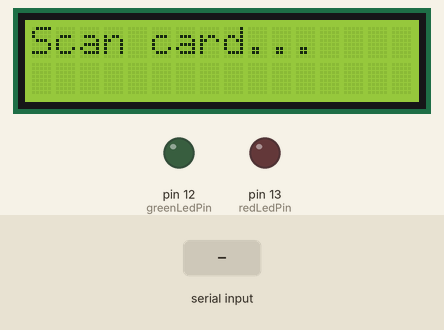
Simulated run of this sketch. Board: Arduino Uno, built with avr-gcc and run on an emulated ATmega328P. Parts: 16×2 character LCD, output pins drawn as LEDs (lit = HIGH). Dashed ring = blinking. The test bench sets the inputs (shaded band). What the sketch prints to the serial monitor is not drawn.

Above: at 1.2 s.
1.3 s: "1\n" received over Serial
At 2.8 s:
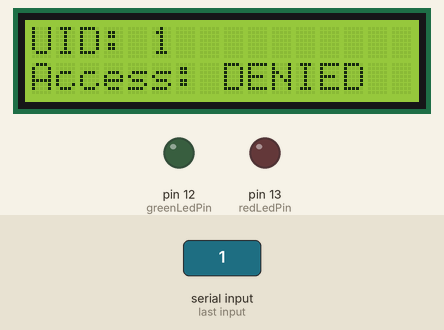
3.2 s: "0\n" received over Serial
At 3.28 s:
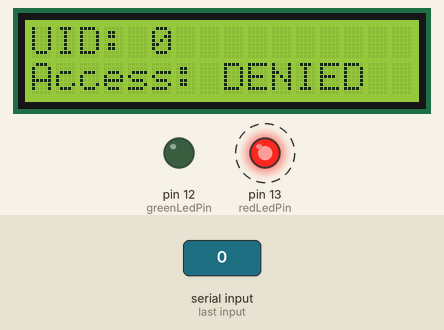
Timing chart, 0 to 6.2 s (numbered marks = the images above; inputs shaded):
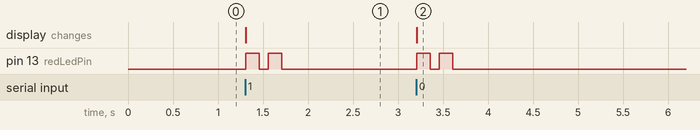

Measured:
- after the input at 1.3 s, pin 13 (redLedPin): alternates HIGH for 0.15 s and LOW for 0.10 s, 4 changes in all, then stays LOW, starting at once; the display: changes at once (image 1)
- after the input at 3.2 s, pin 13 (redLedPin): alternates HIGH for 0.15 s and LOW for 0.10 s, 4 changes in all, then stays LOW, starting at once; the display: changes at once (image 2)

The sketch:

arduino_nfc.ino
```cpp
#include <LiquidCrystal.h>

LiquidCrystal lcd(2, 3, 4, 5, 6, 7);

const int greenLedPin = 12;
const int redLedPin = 13;

#define MAX_UIDS 20
#define UID_LEN 8

// Зберігаємо дозволені UID в RAM як масив рядків (String)
String allowedUIDs[MAX_UIDS];
int allowedCount = 0;

void setup() {
  Serial.begin(9600);
  pinMode(greenLedPin, OUTPUT);
  pinMode(redLedPin, OUTPUT);
  lcd.begin(16, 2);
  lcd.print("Scan card...");
  Serial.println("Please scan your RFID TAG");

  // Початкові значення (можна залишити пустим)
  addAllowed("A1B2C3D4");
  addAllowed("CAFEBABE");
}

bool isAllowed(const String &uid) {
  for (int i = 0; i < allowedCount; ++i) {
    if (allowedUIDs[i] == uid) return true;
  }
  return false;
}

void indicateGranted() {
  digitalWrite(redLedPin, LOW);
  digitalWrite(greenLedPin, HIGH);
  delay(800);
  digitalWrite(greenLedPin, LOW);
}

void indicateDenied() {
  digitalWrite(greenLedPin, LOW);
  for (int i = 0; i < 2; ++i) {
    digitalWrite(redLedPin, HIGH);
    delay(150);
    digitalWrite(redLedPin, LOW);
    delay(100);
  }
}

void showUID(const String &uid) {
  // Інформаційні повідомлення на екран/консоль
  Serial.print("Received UID: ");
  Serial.println(uid);

  lcd.clear();
  lcd.setCursor(0, 0);
  lcd.print("UID: ");
  lcd.print(uid);

  lcd.setCursor(0, 1);

  // Валідація тільки на Arduino
  bool ok = isAllowed(uid);
  const char* statusStr = ok ? "GRANTED" : "DENIED";

  if (ok) {
    lcd.print("Access: GRANTED");
    Serial.println("Access granted");
    indicateGranted();
  } else {
    lcd.print("Access: DENIED");
    Serial.println("Access denied");
    indicateDenied();
  }

  Serial.print("TXN:");
  Serial.print(uid);
  Serial.print(":");
  Serial.println(statusStr);
}

void clearAllowed() {
  allowedCount = 0;
}

void addAllowed(const String &uid) {
  if (allowedCount >= MAX_UIDS) return;
  // уникаємо дублікатів
  for (int i = 0; i < allowedCount; ++i) {
    if (allowedUIDs[i] == uid) return;
  }
  allowedUIDs[allowedCount++] = uid;
}

// Розбір SYNC:UID1,UID2,... — очищаємо поточний список і додаємо новий
void handleSync(const String &payload) {
  clearAllowed();
  int start = 0;
  int len = payload.length();
  while (start < len) {
    int comma = payload.indexOf(',', start);
    if (comma == -1) comma = len;
    String uid = payload.substring(start, comma);
    uid.trim();
    if (uid.length() > 0) {
      addAllowed(uid);
    }
    start = comma + 1;
  }
  Serial.println("SYNC:OK");
}

// Якщо Arduino хоче запросити список — відправляє REQSYNC, Python має відповісти
// Можемо також підтримати додавання одного UID: ADD:UID
void handleCommand(const String &cmd) {
  if (cmd.startsWith("SYNC:")) {
    String payload = cmd.substring(5); // після "SYNC:"
    handleSync(payload);
  } else if (cmd.startsWith("ADD:")) {
    String uid = cmd.substring(4);
    uid.trim();
    if (uid.length() > 0) addAllowed(uid);
    Serial.println("ADD:OK");
  } else if (cmd == "REQSYNC") {
    // Arduino просить Python надіслати SYNC — просто повідомляємо готовність
    Serial.println("REQSYNC");
  } else if (cmd == "LIST") {
    // Відправляємо локальний список назад
    for (int i = 0; i < allowedCount; ++i) {
      Serial.print("LIST:");
      Serial.println(allowedUIDs[i]);
    }
    Serial.println("LIST:END");
  } else {
    // Нічого
  }
}

void loop() {
  static String line = "";
  while (Serial.available() > 0) {
    char c = Serial.read();
    if (c == '\r' || c == '\n') {
      if (line.length() > 0) {
        line.trim();
        // Команди мають префікси
        if (line.startsWith("SYNC:") || line.startsWith("ADD:") || line == "REQSYNC" || line == "LIST") {
          handleCommand(line);
        } else {
          // Якщо це UID (8 символів) або інший формат - просто показуємо
          showUID(line);
        }
        line = "";
      }
    } else {
      line += c;
      // обмеження довжини
      if (line.length() > 64) line = line.substring(line.length() - 64);
    }
  }
}
```
